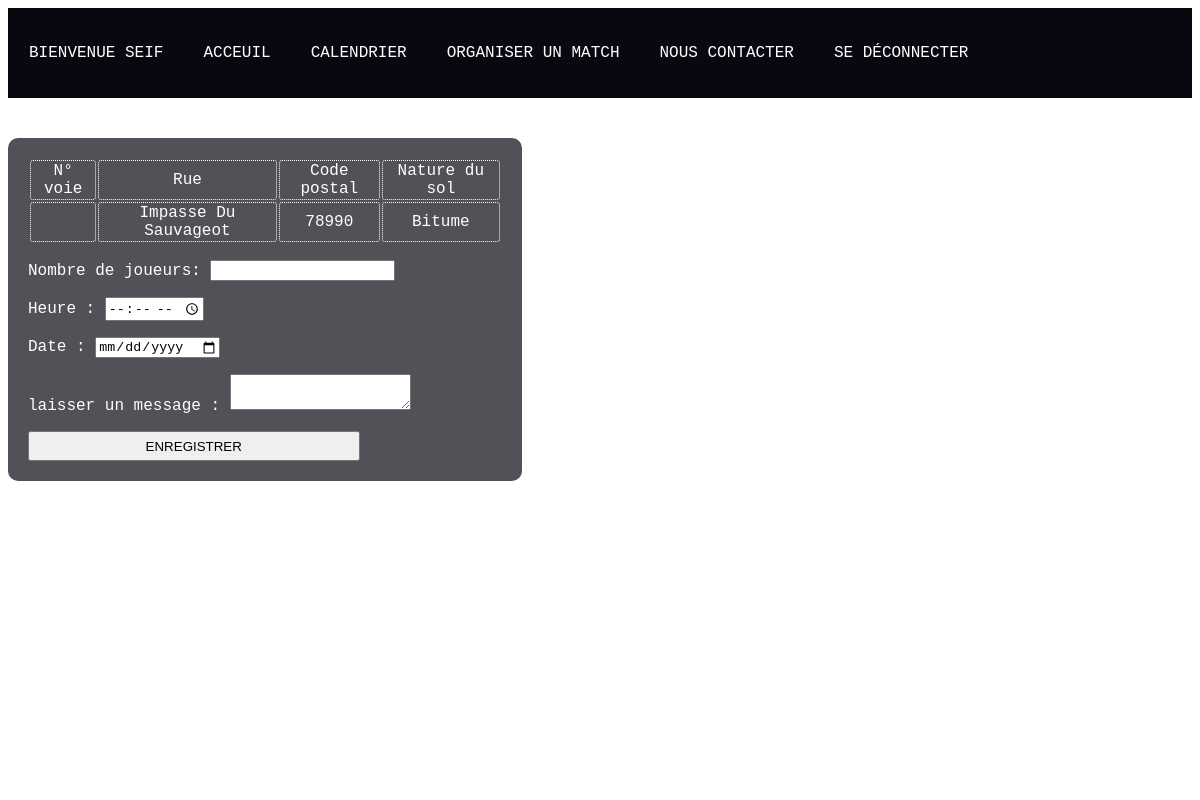
Screenshot of /terrain.php?Id_art=139889 (signed in) with the database file from the repository.
### tables this page shows
CREATE TABLE `etablissement` (
  `EquipementId` int(6) NOT NULL DEFAULT '0',
  `InsNom` varchar(70) DEFAULT NULL,
  `Département` varchar(17) DEFAULT NULL
);

CREATE TABLE `adresse` (
  `id` int(10) UNSIGNED NOT NULL,
  `EquipementId` int(6) DEFAULT NULL,
  `InsNoVoie` varchar(11) DEFAULT NULL,
  `InsLibelleVoie` varchar(80) DEFAULT NULL,
  `InsCodePostal` varchar(5) DEFAULT NULL
);

CREATE TABLE `typesol` (
  `sol_id` int(10) UNSIGNED NOT NULL,
  `EquipementId` int(6) DEFAULT NULL,
  `Nature_du_sol` varchar(24) DEFAULT NULL
);

### terrain.php (the view, shortened to what this page needs)
<?php
	include "miseenpage.php";
	?>
	<!DOCTYPE html>
	<html>
	<head>
<body>
	<?php
$bdd = new PDO('mysql:host=localhost:8889;dbname=project_bdd;charset=utf8','root','root');
		echo '<div class="container1">';
		if (isset($_SESSION['client'])) {
			$requete="SELECT s.id, a.InsNom, s.InsNoVoie, s.InsLibelleVoie, s.InsCodePostal, p.Nature_du_sol FROM etablissement a, adresse s, typesol p WHERE a.EquipementId = s.EquipementId and s.EquipementId = p.EquipementId and s.EquipementId=".$_GET['Id_art'];
			$rep=$bdd->query($requete);
			$ligne =$rep->fetch();
	 		 echo '<table><tr>
			<td>N° voie</td><td>Rue</td>
			<td>Code postal</td>
			<td>Nature du sol</td></tr>
			';
			 echo '<tr>';
			 echo "<td>". $ligne['InsNoVoie']."</td>";
			 echo "<td>". $ligne['InsLibelleVoie']."</td>";
			 echo "<td>". $ligne['InsCodePostal']."</td>";
			 echo "<td>". $ligne['Nature_du_sol']."</td></tr>";
			echo "</table>";
			echo '<form action="terrain1.php" method="post"><td><input type ="hidden" name="id" value="'.$_GET['Id_art'].'"></td><p>Nombre de joueurs: <input type="number" name="nbr"></p><p>Heure : <input type="time" name="hh"></p><p>Date : <input type="date" name="dd"></p><p> laisser un message : <textarea type="" name="msg"></textarea></p>
			 <input class="bouton" type="submit" value="Enregistrer"></form>';
			echo "</div>";
		} else {echo '<div class="alerte">Veuillez vous connecter !</div>';
		echo '<META http-equiv="refresh" content="2; URL=connecter.php">' ;}
?>
	</body>
	</html>

### style.css (style rules this page uses)
.container1 td { text-align: center; border-radius: 3px; border: dotted 1px white; }
.bouton { text-transform: uppercase; width: 70%; height: 30px; }
.container1 { font-family: monaco, Consolas, "Lucida Console", monospace; color: white; width: 40%; height: 33%; margin-left: 0px; margin-right: 0px; margin-top: 40px; float: left; border-radius: 10px; background-color: rgba(8, 8, 16, 0.7); padding: 20px 20px; }

### rows the page displays
etablissement: adresse.InsLibelleVoie "Impasse Du Sauvageot", adresse.InsCodePostal "78990", typesol.Nature_du_sol "Bitume"

### other values shown
$_SESSION['Pseudo'] "SEIF"
